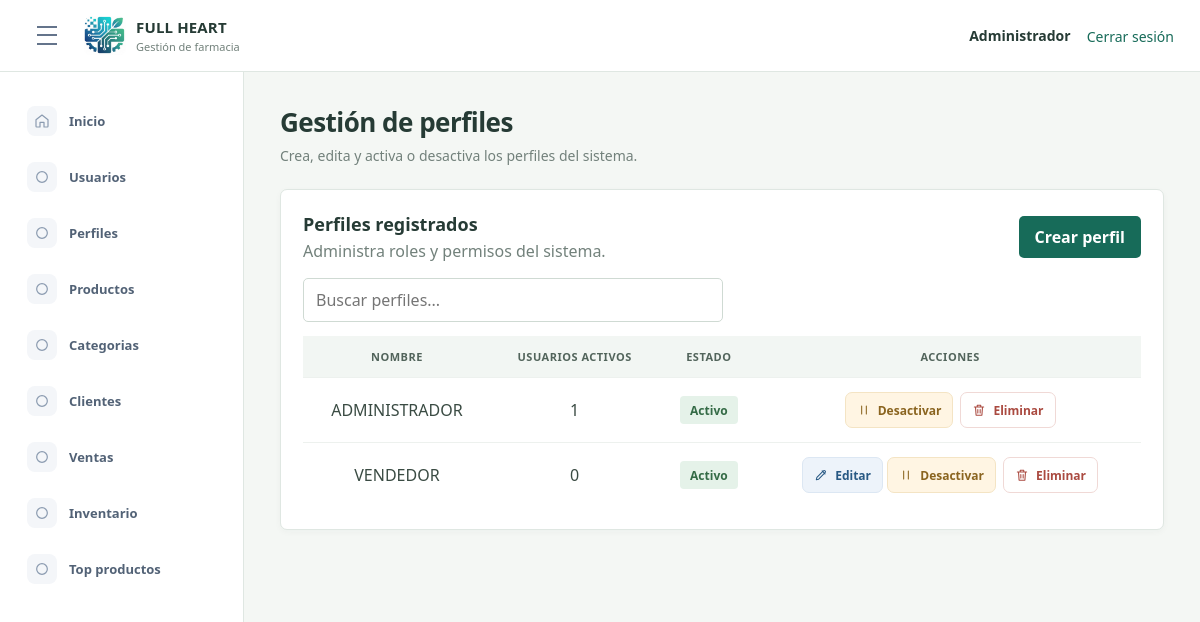
/index.php?route=module/perfiles (signed in), run on an earlier commit of the app's database.
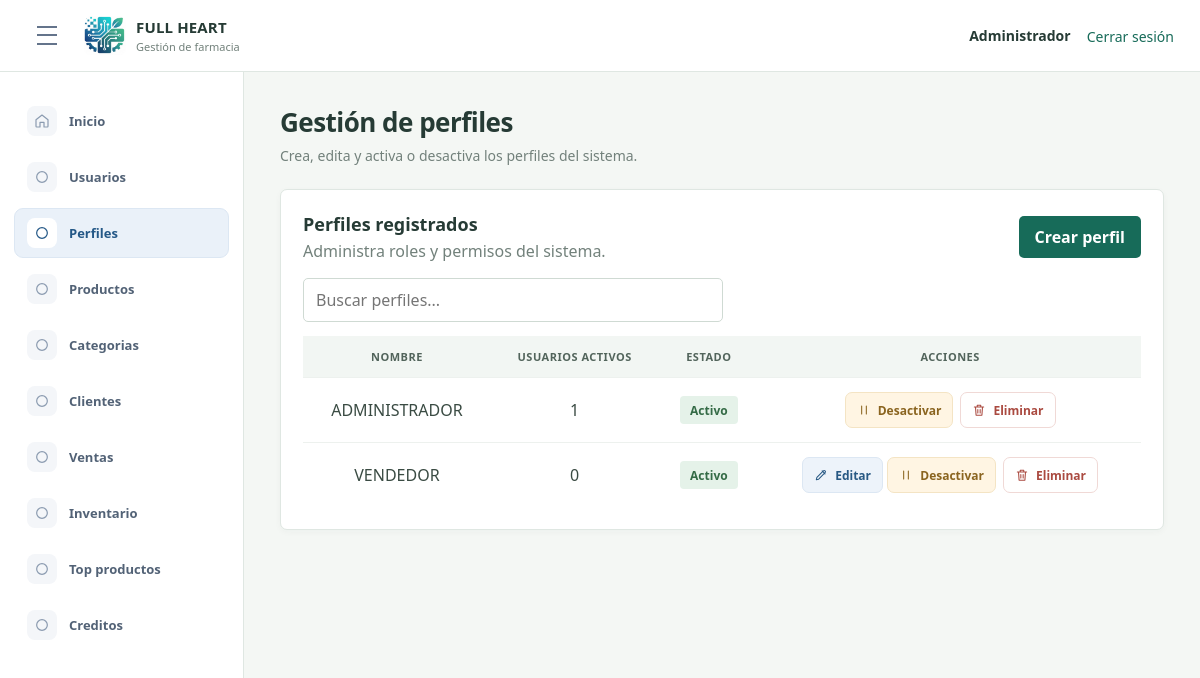
And on a later commit of the database.
### tables this page shows
CREATE TABLE `opcion` (
  `idopcion` int(11) NOT NULL AUTO_INCREMENT,
  `descripcion` varchar(100) NOT NULL,
  `url` varchar(200) NOT NULL,
  `icono` varchar(50) NOT NULL DEFAULT 'fa-circle',
  `estado` tinyint(1) NOT NULL DEFAULT 1,
  `fecha_creacion` datetime NOT NULL DEFAULT current_timestamp(),
  PRIMARY KEY (`idopcion`)
);

CREATE TABLE `perfil` (
  `idperfil` int(11) NOT NULL AUTO_INCREMENT,
  `nombre` varchar(50) NOT NULL,
  `estado` tinyint(1) NOT NULL DEFAULT 1,
  `fecha_creacion` datetime NOT NULL DEFAULT current_timestamp(),
  PRIMARY KEY (`idperfil`)
);

### app/Controllers/PerfilController.php (called while the page is built, shortened)
<?php
class PerfilController
{
    private Profile $profiles;
    public function __construct(Profile $profiles)
    {
        $this->profiles = $profiles;
    }
    public function index(): void
    {
        $menuOptions = $this->requireAccess(["GET"]);
        $profiles = $this->profiles->all();
        require __DIR__ . "/../Views/layout/app.php";
    }
    private function requireAccess(array $methods): array
    {
        $menuOptions = $this->profiles->menuOptions((int) ($_SESSION["idperfil"] ?? 0));
        foreach ($menuOptions as $option) {
            if (in_array($option["url"] ?? "", ["module/perfiles", "vista/perfiles.php"], true)) {
                $allowed = true;
                break;
            }
        }
        return $menuOptions;
    }
}

### app/Models/Profile.php (called while the page is built, shortened)
<?php
class Profile
{
    private PDO $db;
    public function __construct(PDO $db)
    {
        $this->db = $db;
    }
    public function all(): array
    {
        return $this->db->query("SELECT p.idperfil, p.nombre, p.estado, p.fecha_creacion,
                                       COUNT(CASE WHEN u.estado = 1 THEN 1 END) AS usuarios_activos
                                FROM perfil p
                                LEFT JOIN usuario u ON u.idperfil = p.idperfil
                                WHERE p.estado <> 2
                                GROUP BY p.idperfil, p.nombre, p.estado, p.fecha_creacion
                                ORDER BY p.idperfil")->fetchAll(PDO::FETCH_ASSOC);
    }
    public function menuOptions(int $profileId): array
    {
        $sql = "SELECT o.descripcion, o.url, o.icono
                FROM perfil p
                INNER JOIN opcion o ON o.estado = 1
                LEFT JOIN acceso a ON a.idopcion = o.idopcion AND a.idperfil = p.idperfil
                WHERE p.idperfil = :idperfil
                  AND (UPPER(p.nombre) = 'ADMINISTRADOR' OR a.estado = 1)
                ORDER BY o.idopcion";
        $statement = $this->db->prepare($sql);
        $statement->execute(["idperfil" => $profileId]);
        return $statement->fetchAll();
    }
}

### app/Models/User.php (called while the page is built, shortened)
<?php
class User
{
    private PDO $db;
    public function __construct(PDO $db)
    {
        $this->db = $db;
    }
    public function isActive(int $id): bool
    {
        $statement = $this->db->prepare("SELECT 1 FROM usuario WHERE idusuario = :id AND estado = 1");
        $statement->execute(["id" => $id]);
        return $statement->fetchColumn() !== false;
    }
}

### app/Views/perfiles/index.php (the view, shortened to what the changed rows need)
<div class="page-title">
    <h1>Gestión de perfiles</h1>
</div>
<section class="panel">
    <div class="section-toolbar">
        <div>
            <h2>Perfiles registrados</h2>
        </div>
    </div>
    <div class="table-wrap">
        <table class="data-table" id="perfiles-table-1">
            <thead>
                <tr><th scope="col">Nombre</th><th scope="col">Usuarios activos</th><th scope="col">Estado</th><th scope="col">Acciones</th></tr>
            </thead>
            <tbody>
                <?php foreach ($profiles as $profile): ?>
                    <tr>
                        <?php $isAdministratorProfile = strtoupper(trim((string) $profile["nombre"])) === "ADMINISTRADOR"; ?>
                        <td><?= htmlspecialchars($profile["nombre"], ENT_QUOTES, "UTF-8") ?></td>
                        <td><?= (int) $profile["usuarios_activos"] ?></td>
                        <td><span class="status-badge <?= (int) $profile["estado"] === 1 ? "is-active" : "is-muted" ?>"><?= (int) $profile["estado"] === 1 ? "Activo" : "Inactivo" ?></span></td>
                        <td class="action-cell">
                            <?php if (!$isAdministratorProfile): ?>
                                <a class="btn btn-action-edit btn-sm" data-modal-edit href="index.php?route=module/perfiles/editar&amp;id=<?= (int) $profile["idperfil"] ?>"><svg aria-hidden="true" viewBox="0 0 24 24"><path d="m14 5 5 5M4 20l4-.8L19 8a2.1 2.1 0 0 0-3-3L5 16z"/></svg><span>Editar</span></a>
                            <?php endif; ?>
                            <form action="index.php?route=module/perfiles/estado" method="post">
                                <?php if ((int) $profile["estado"] === 1): ?>
                                    <button class="btn btn-action-disable btn-sm" type="submit" name="accion" value="desactivar" data-confirm="El perfil quedará inactivo temporalmente. ¿Continuar?" <?= !$isAdministratorProfile && (int) $profile["usuarios_activos"] > 0 ? 'disabled title="Asigna primero sus usuarios activos a otro perfil."' : '' ?>><svg aria-hidden="true" viewBox="0 0 24 24"><path d="M8 5v14M16 5v14"/></svg><span>Desactivar</span></button>
                                    <button class="btn btn-action-delete btn-sm" type="submit" name="accion" value="eliminar" data-confirm="El perfil quedará inactivo. ¿Continuar?" <?= !$isAdministratorProfile && (int) $profile["usuarios_activos"] > 0 ? 'disabled title="Asigna primero sus usuarios activos a otro perfil."' : '' ?>><svg aria-hidden="true" viewBox="0 0 24 24"><path d="M4 7h16M10 11v6M14 11v6M6 7l1 14h10l1-14M9 7V4h6v3"/></svg><span>Eliminar</span></button>
                                <?php else: ?>
                                    <button class="btn btn-action-enable btn-sm" type="submit" name="accion" value="activar"><svg aria-hidden="true" viewBox="0 0 24 24"><path d="M5 12h14M13 6l6 6-6 6"/></svg><span>Activar</span></button>
                                <?php endif; ?>
                            </form>
                        </td>
                    </tr>
                <?php endforeach; ?>
            </tbody>
        </table>
    </div>
</section>

### app/Views/layout/sidebar.php (shortened to what the changed rows need)
<?php $currentRoute = $_GET["route"] ?? "dashboard"; ?>
<aside class="sidebar">
    <nav aria-label="Menu principal">
        <?php foreach ($menuOptions as $option): ?>
            <?php $route = $option["url"] ?? ""; ?>
            <?php
                $icons = [
                    "module/usuarios" => '<circle cx="9" cy="8" r="3"/><path d="M3 20v-1a6 6 0 0 1 12 0v1zM16 5.5a3 3 0 0 1 0 5.8M18 14a5 5 0 0 1 3 4.5V20h-3"/>',
                    "module/perfiles" => '<rect x="5" y="3" width="14" height="18" rx="2"/><path d="M9 3.5h6M9 10h6M9 14h6M9 18h3"/>',
                    "module/productos" => '<path d="m4 7 8-4 8 4-8 4zM4 7v10l8 4 8-4V7M12 11v10"/>',
                    "module/categorias" => '<path d="M20 13 11 22l-9-9V3h10z"/><circle cx="7" cy="7" r="1"/>',
                    "module/clientes" => '<rect x="4" y="3" width="16" height="18" rx="2"/><circle cx="12" cy="9" r="3"/><path d="M8 17a4 4 0 0 1 8 0"/>',
                    "module/ventas" => '<path d="M3 4h2l2.5 11h11L21 7H6M9 19h.01M18 19h.01"/>',
                    "module/inventario" => '<path d="M3 21h18M5 21V8l7-5 7 5v13M9 21v-6h6v6M9 10h.01M15 10h.01"/>',
                    "module/top-productos" => '<path d="M4 20V10M10 20V4M16 20v-7M22 20H2"/>',
                    "module/creditos" => '<rect x="3" y="6" width="18" height="13" rx="2"/><path d="M3 10h18M7 15h4"/>'
                ];
                $icon = $icons[$route] ?? '<circle cx="12" cy="12" r="8"/>';
            ?>
            <a href="index.php?route=<?= urlencode($route) ?>" <?= ($currentRoute === $route || str_starts_with($currentRoute, $route . "/")) ? 'aria-current="page"' : "" ?>>
                <span class="nav-icon" aria-hidden="true"><svg viewBox="0 0 24 24"><?= $icon ?></svg></span>
                <span><?= htmlspecialchars($option["descripcion"]) ?></span>
            </a>
        <?php endforeach; ?>
    </nav>
</aside>

What changed in the data, as far as the page shows it:
changed opcion "Perfiles": url "vista/perfiles.php" → "module/perfiles" (drawn)
added opcion: descripcion "Creditos"
